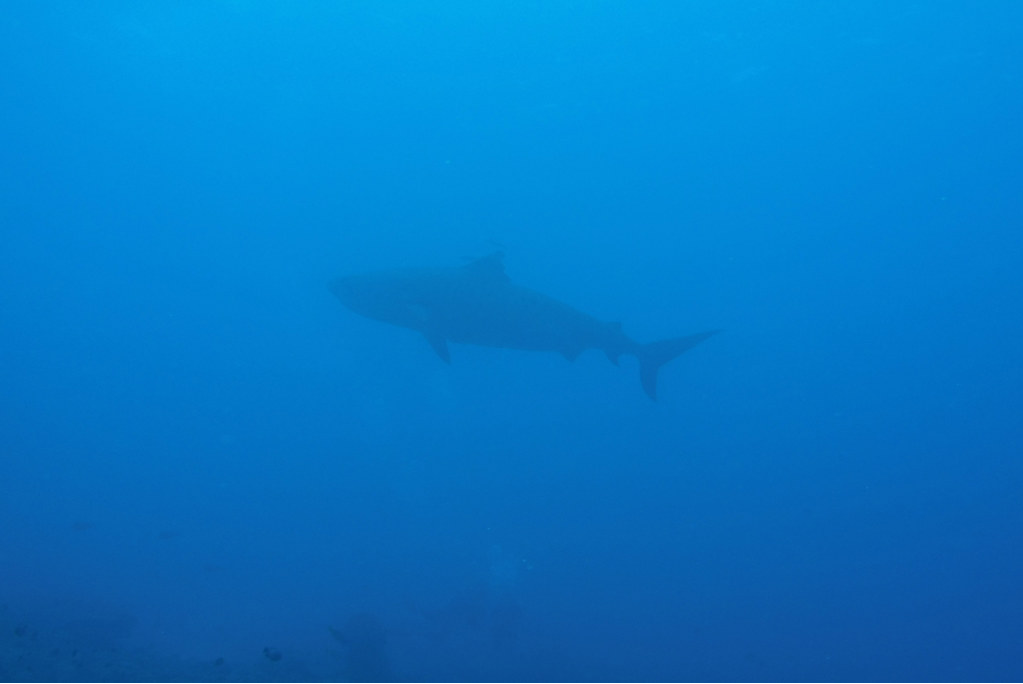
#> input picture a1/Shark.PNG, 1023 x 684 px
$ python zuoye.py
#> lines starting #> are read from the running program, lines starting #| are printed output that depends on the picture
#Image Processing Assignment1: to using python to find shark in occean
#author = Minhui Chen
# DT228
# Student No: D17125347

#import package:
import numpy as np
import cv2
from matplotlib import pyplot as plt
from matplotlib import image as image
import easygui


#Reading Imgae
f = easygui.fileopenbox()
#> the answer given: Shark.PNG
i = cv2.imread(f)
#> i is the input picture: shape (684, 1023, 3); mean B, G, R 198.3, 120.8, 5.3

#convert BRG image to YUV
Yuv = cv2.cvtColor(i, cv2.COLOR_RGB2YUV)
#> Yuv: shape (684, 1023, 3); mean of channels 0, 1, 2 130.8, 66.3, 187.2
y,u,v = cv2.split(Yuv)
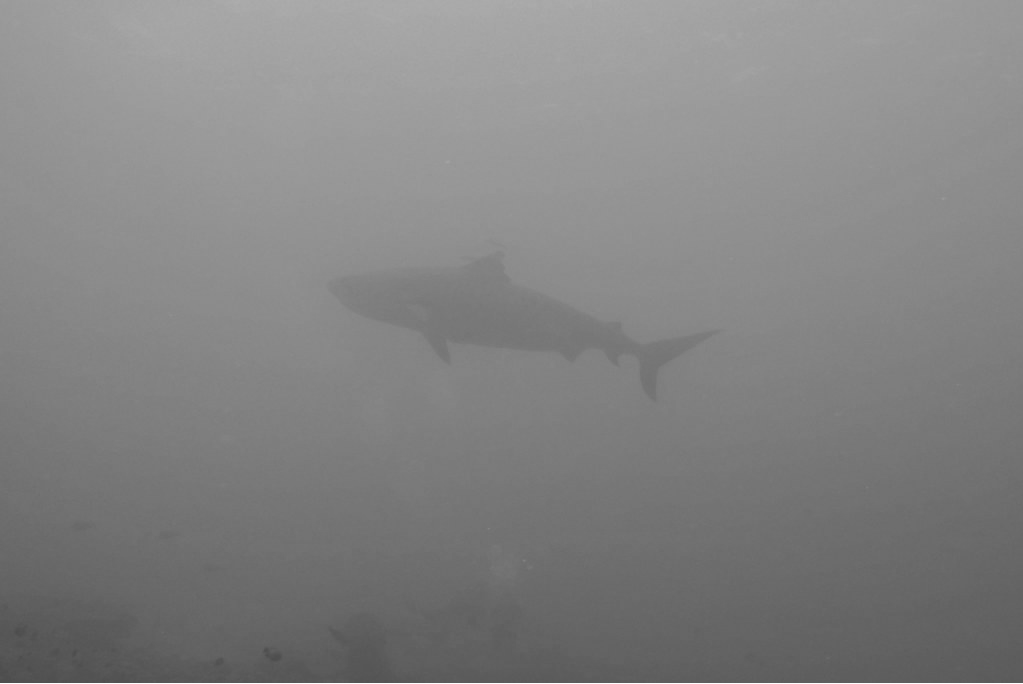
#> y: shape (684, 1023); min 76, max 254, mean 130.8
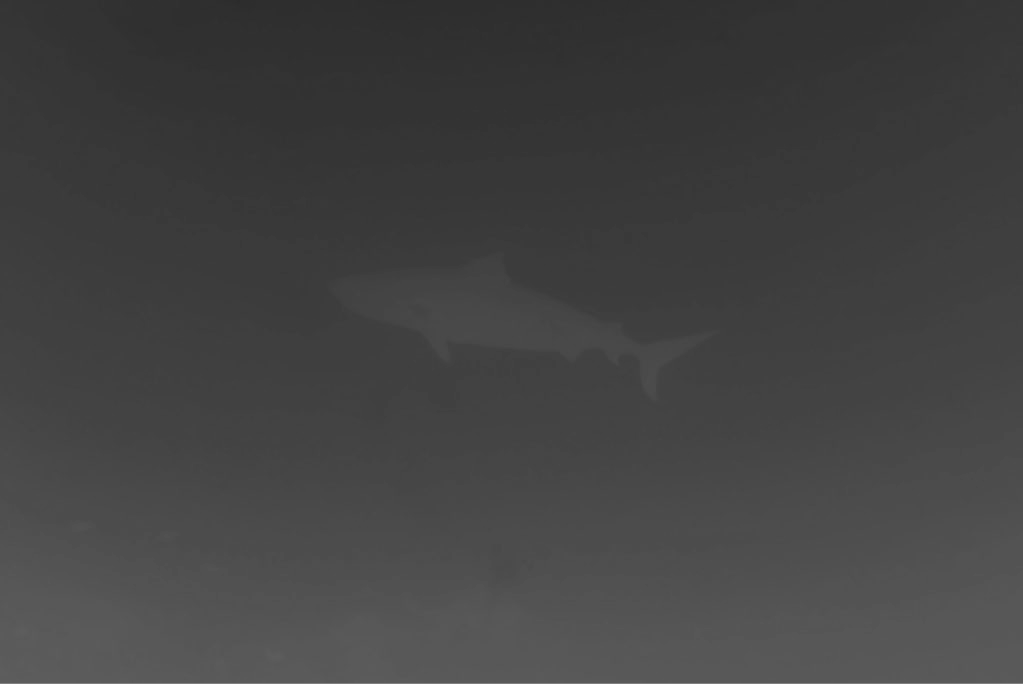
#> u: shape (684, 1023); min 43, max 128, mean 66.3
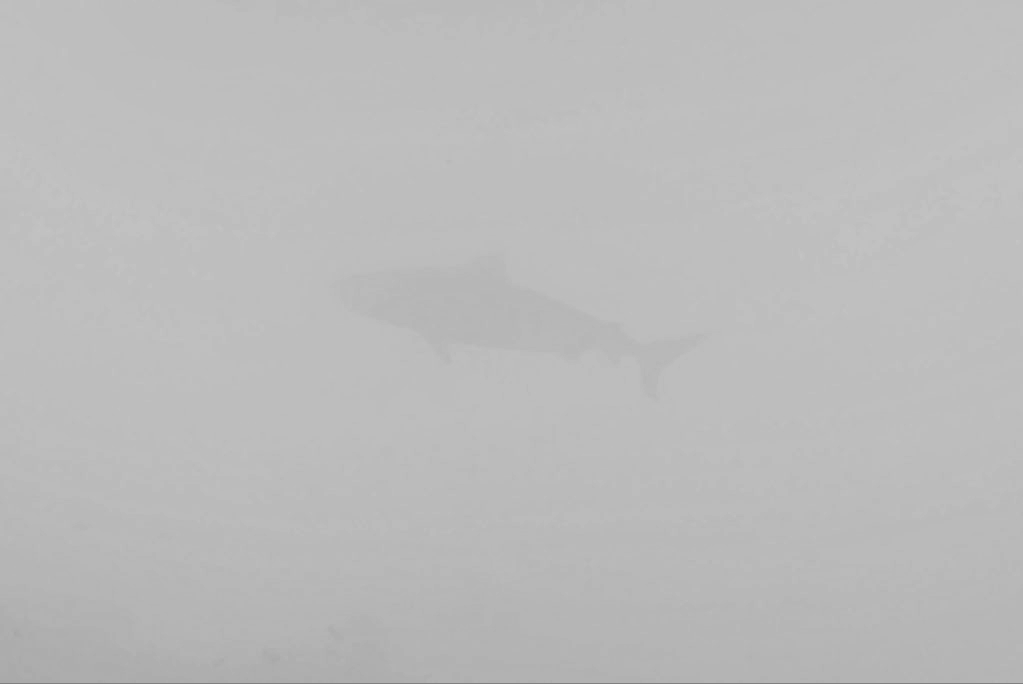
#> v: shape (684, 1023); min 128, max 196, mean 187.2

# Values = y.ravel()
# plt.hist(Values, bins = 256, range = [0,256]);

Yequalize = cv2.equalizeHist(y)
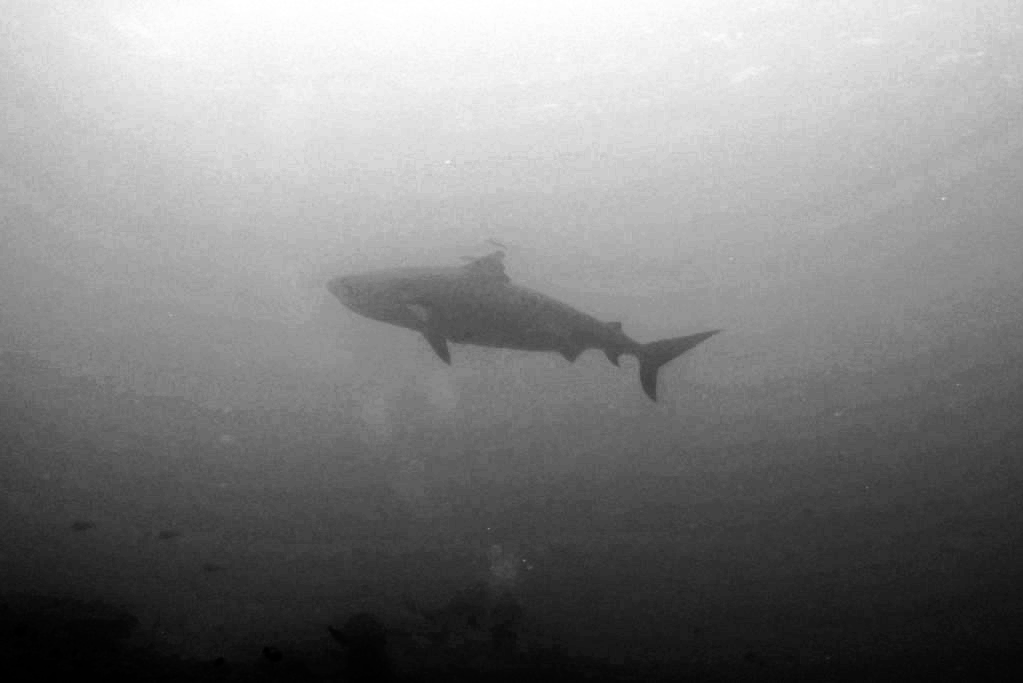
#> Yequalize: shape (684, 1023); min 0, max 255, mean 129.2

#get new yuv image after equalize
MergeYUV = cv2.merge([Yequalize,u,v])
#> MergeYUV: shape (684, 1023, 3); mean of channels 0, 1, 2 129.2, 66.3, 187.2

#covert the yuv to RGB
newImg = cv2.cvtColor(MergeYUV, cv2.COLOR_YUV2RGB)
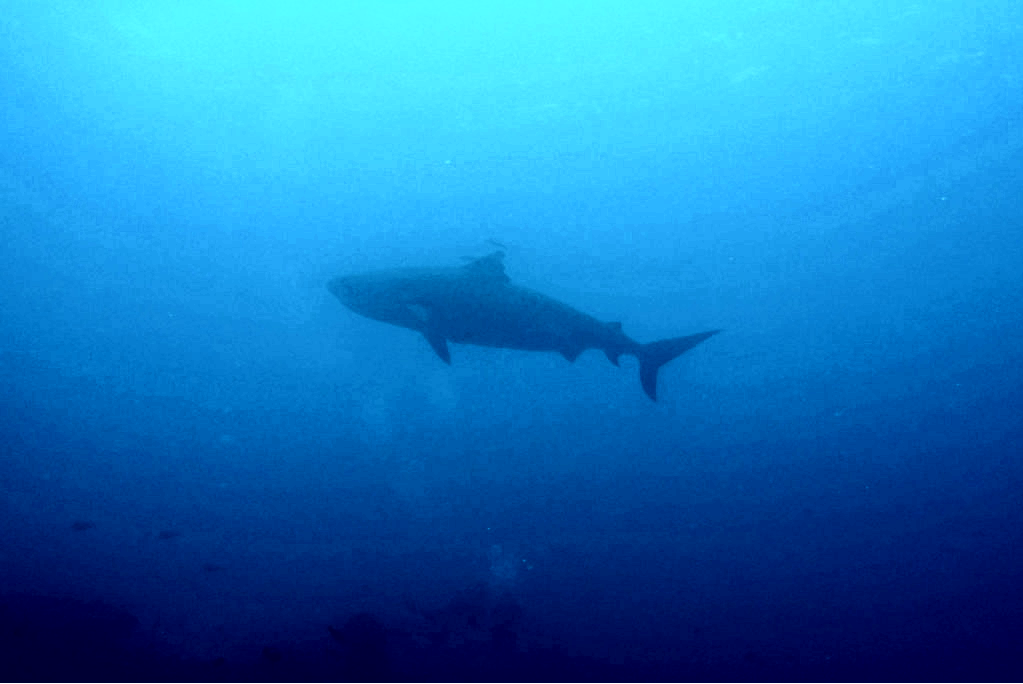
#> newImg: shape (684, 1023, 3); mean B, G, R 186.6, 119.5, 23.8
cv2.imshow("newImg", newImg)
cv2.waitKey(0)

Vimge = cv2.add(v, 1)
cv2.imshow("Vimge", Vimge)
cv2.waitKey(0)

#using threshold to get ROI
T = np.mean(Vimge)+np.std(Vimge)
#> T = 192.8
T, ROI = cv2.threshold(u, thresh = T, maxval = 255, type = cv2.THRESH_BINARY_INV)
#> ROI: shape (684, 1023); every value is 255
#> T = 192
cv2.imshow("ROI", ROI)
cv2.waitKey(0)

kernel = np.ones((3,3), np.uint8)
img_bin = cv2.erode(ROI, kernel, iterations=1)
img_bin = cv2.dilate(img_bin, kernel, iterations=2)
cv2.imshow("img_bin", img_bin)
cv2.waitKey(0)

bitwiseNOT = cv2.bitwise_not(img_bin)
#> bitwiseNOT: shape (684, 1023); every value is 0

Shark = cv2.bitwise_and(i,i, mask = bitwiseNOT)
#> Shark: shape (684, 1023, 3); every value is 0
Shark[bitwiseNOT == 0] =[255,255,255]
#> Shark: shape (684, 1023, 3); every value is 255
Shark = cv2.GaussianBlur(Shark, (3,3), 0)

cv2.imshow("Shark", Shark)
cv2.waitKey(0)


cv2.waitKey(0)


# =============================================================================
# k = py.array([[-1,-1,-1],[-1,8,-1],[-1,-1,-1]], dtype=float)
# f = cv2.filter2D(S1,ddepth=-1, kernel = k)
# =============================================================================

$ run again, on a1/gg.png
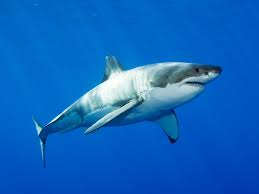
#> input picture a1/gg.png, 259 x 194 px
#> i is the input picture: shape (194, 259, 3); mean B, G, R 189.8, 100.9, 15.7
#> Yuv: shape (194, 259, 3); mean of channels 0, 1, 2 117.8, 77.7, 191.2
#> `Yequalize = cv2.equalizeHist(y)`:
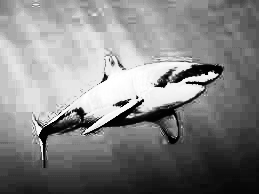
#> Yequalize: shape (194, 259); min 0, max 255, mean 130.6
#> MergeYUV: shape (194, 259, 3); mean of channels 0, 1, 2 130.6, 77.7, 191.2
#> `newImg = cv2.cvtColor(MergeYUV, cv2.COLOR_YUV2RGB)`:
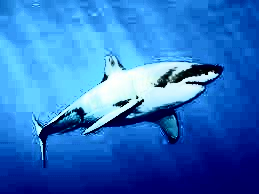
#> newImg: shape (194, 259, 3); mean B, G, R 195.7, 114.4, 45.8
#> `T = np.mean(Vimge)+np.std(Vimge)`: T = 211.8
#> ROI: shape (194, 259); every value is 255
#> `T, ROI = cv2.threshold(u, thresh = T, maxval = 255, type = cv2.THRESH_..`: T = 211
#> bitwiseNOT: shape (194, 259); every value is 0

$ run again, on a1/kk.png
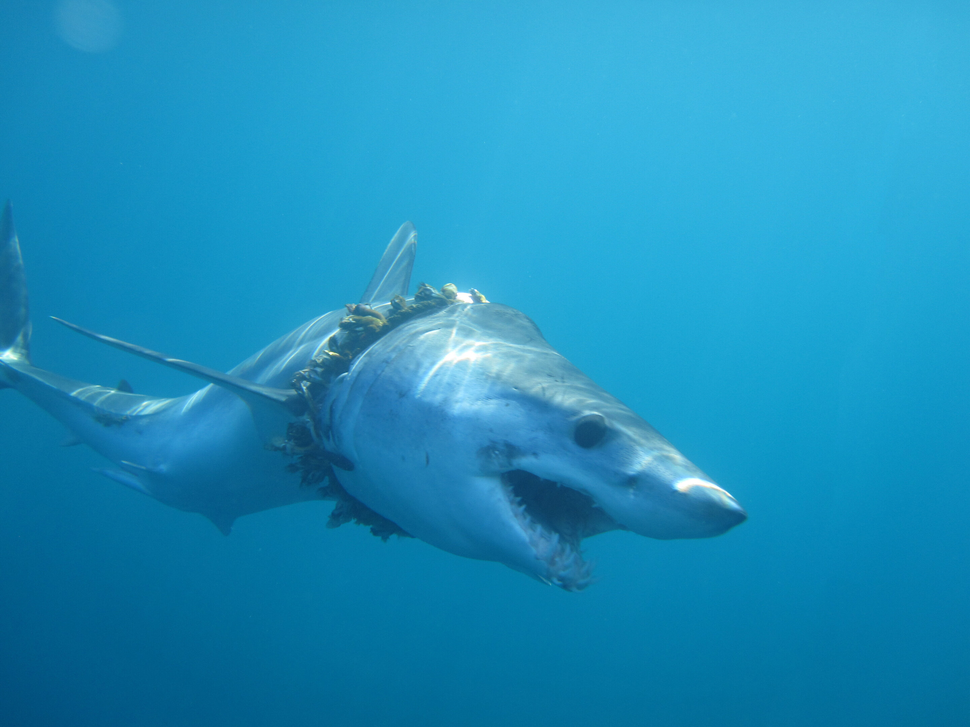
#> input picture a1/kk.png, 970 x 727 px, shrunk from 2880 x 2160 before the run
#> i is the input picture: shape (727, 970, 3); mean B, G, R 187.7, 142.8, 28.8
#> Yuv: shape (727, 970, 3); mean of channels 0, 1, 2 143.2, 71.7, 167
#> `Yequalize = cv2.equalizeHist(y)`:
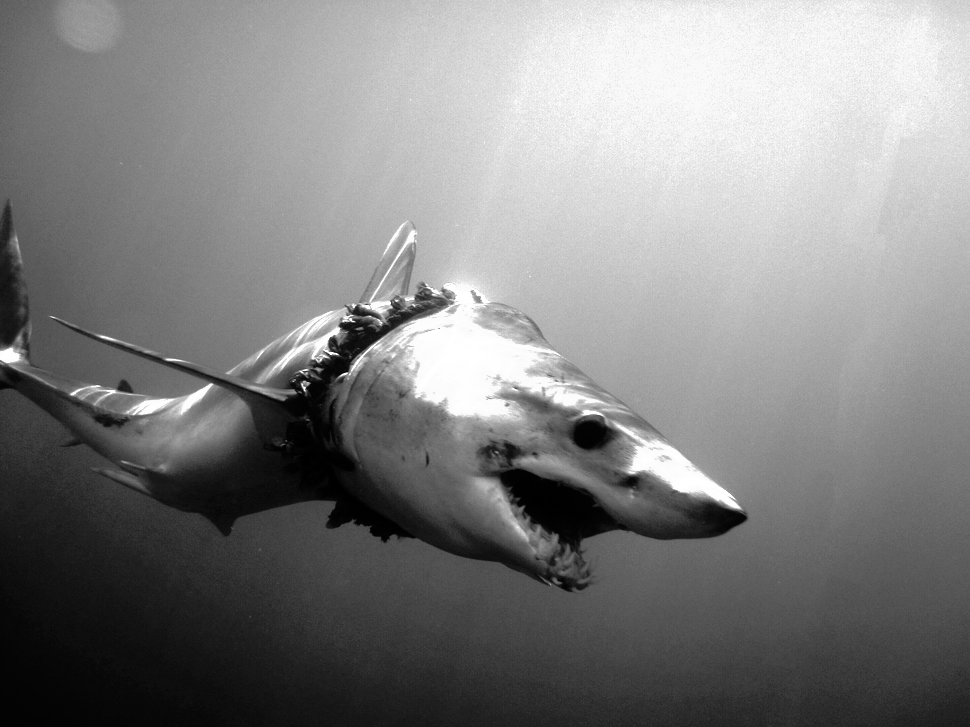
#> Yequalize: shape (727, 970); min 0, max 255, mean 128.9
#> MergeYUV: shape (727, 970, 3); mean of channels 0, 1, 2 128.9, 71.7, 167
#> `newImg = cv2.cvtColor(MergeYUV, cv2.COLOR_YUV2RGB)`:
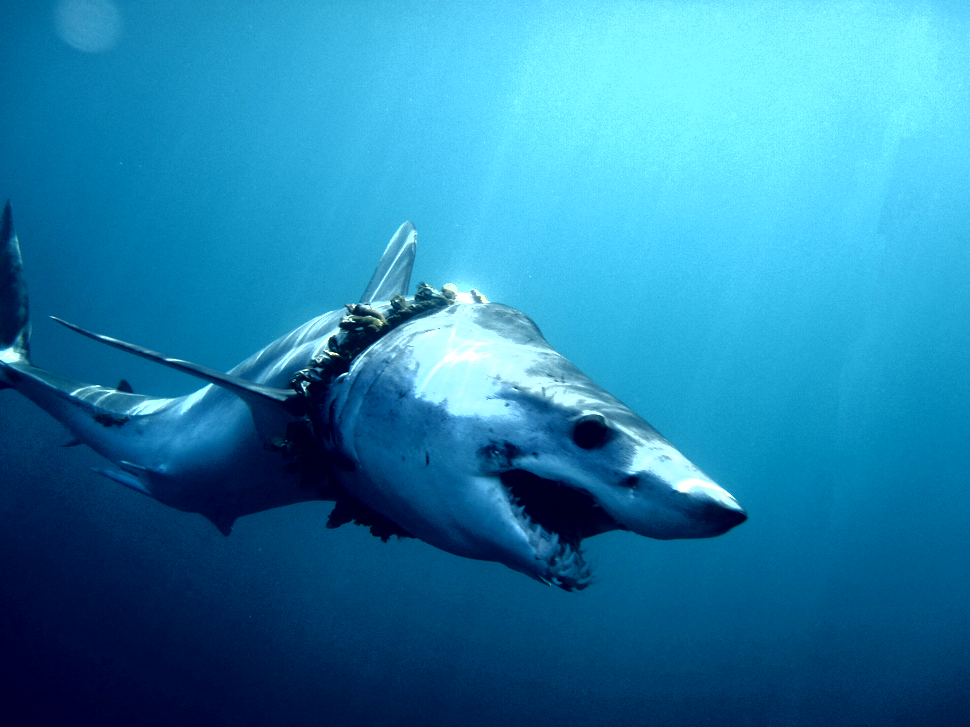
#> newImg: shape (727, 970, 3); mean B, G, R 169.5, 128.5, 36.5
#> `T = np.mean(Vimge)+np.std(Vimge)`: T = 173.3
#> ROI: shape (727, 970); every value is 255
#> `T, ROI = cv2.threshold(u, thresh = T, maxval = 255, type = cv2.THRESH_..`: T = 173
#> bitwiseNOT: shape (727, 970); every value is 0

$ run again, on a1/ll.png
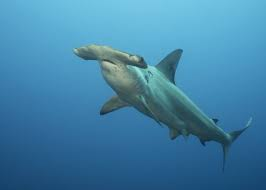
#> input picture a1/ll.png, 266 x 190 px
#> i is the input picture: shape (190, 266, 3); mean B, G, R 167.2, 130.3, 66
#> Yuv: shape (190, 266, 3); mean of channels 0, 1, 2 134, 94.5, 157.1
#> `Yequalize = cv2.equalizeHist(y)`:
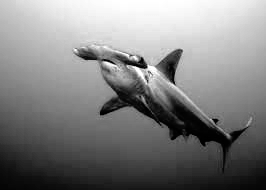
#> Yequalize: shape (190, 266); min 0, max 255, mean 128.5
#> MergeYUV: shape (190, 266, 3); mean of channels 0, 1, 2 128.5, 94.5, 157.1
#> `newImg = cv2.cvtColor(MergeYUV, cv2.COLOR_YUV2RGB)`:
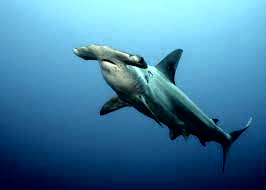
#> newImg: shape (190, 266, 3); mean B, G, R 159.5, 124.8, 65.8
#> `T = np.mean(Vimge)+np.std(Vimge)`: T = 167.5
#> ROI: shape (190, 266); every value is 255
#> `T, ROI = cv2.threshold(u, thresh = T, maxval = 255, type = cv2.THRESH_..`: T = 167
#> bitwiseNOT: shape (190, 266); every value is 0
